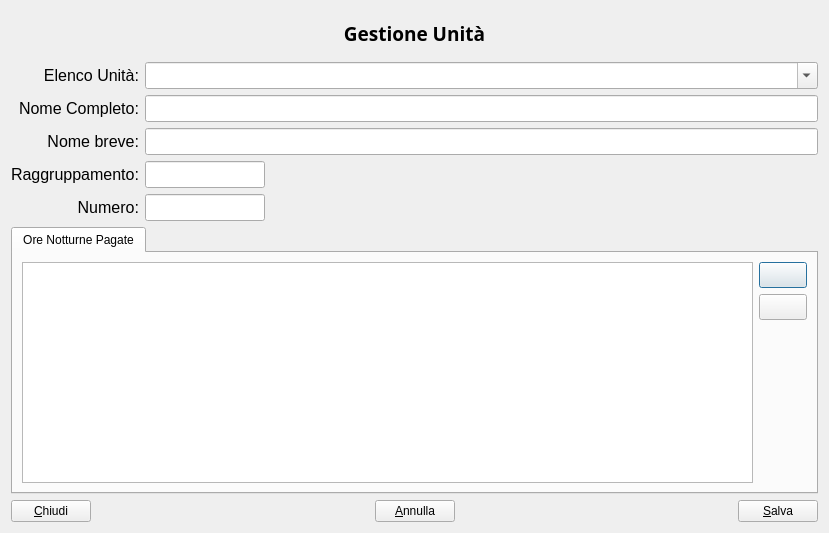
<?xml version="1.0" encoding="UTF-8"?>
<ui version="4.0">
 <class>ManageUnits</class>
 <widget class="QDialog" name="ManageUnits">
  <property name="geometry">
   <rect>
    <x>0</x>
    <y>0</y>
    <width>829</width>
    <height>533</height>
   </rect>
  </property>
  <property name="windowTitle">
   <string>Gestione Unità</string>
  </property>
  <layout class="QVBoxLayout" name="verticalLayout_2">
   <item>
    <layout class="QGridLayout" name="gridLayout">
     <item row="3" column="0">
      <widget class="QLabel" name="label_5">
       <property name="sizePolicy">
        <sizepolicy hsizetype="Preferred" vsizetype="Preferred">
         <horstretch>0</horstretch>
         <verstretch>0</verstretch>
        </sizepolicy>
       </property>
       <property name="font">
        <font>
         <pointsize>12</pointsize>
        </font>
       </property>
       <property name="text">
        <string>Nome breve:</string>
       </property>
       <property name="alignment">
        <set>Qt::AlignRight|Qt::AlignTrailing|Qt::AlignVCenter</set>
       </property>
      </widget>
     </item>
     <item row="1" column="0">
      <widget class="QLabel" name="label">
       <property name="sizePolicy">
        <sizepolicy hsizetype="Preferred" vsizetype="Preferred">
         <horstretch>0</horstretch>
         <verstretch>0</verstretch>
        </sizepolicy>
       </property>
       <property name="font">
        <font>
         <pointsize>12</pointsize>
        </font>
       </property>
       <property name="text">
        <string>Elenco Unità:</string>
       </property>
       <property name="alignment">
        <set>Qt::AlignRight|Qt::AlignTrailing|Qt::AlignVCenter</set>
       </property>
      </widget>
     </item>
     <item row="4" column="0">
      <widget class="QLabel" name="label_3">
       <property name="sizePolicy">
        <sizepolicy hsizetype="Fixed" vsizetype="Preferred">
         <horstretch>0</horstretch>
         <verstretch>0</verstretch>
        </sizepolicy>
       </property>
       <property name="font">
        <font>
         <pointsize>12</pointsize>
        </font>
       </property>
       <property name="text">
        <string>Raggruppamento:</string>
       </property>
      </widget>
     </item>
     <item row="1" column="1" colspan="3">
      <widget class="SearchComboBox" name="unitaComboBox">
       <property name="sizePolicy">
        <sizepolicy hsizetype="MinimumExpanding" vsizetype="Fixed">
         <horstretch>0</horstretch>
         <verstretch>0</verstretch>
        </sizepolicy>
       </property>
       <property name="font">
        <font>
         <pointsize>12</pointsize>
        </font>
       </property>
       <property name="toolTip">
        <string>Elenco Unità Operative</string>
       </property>
       <property name="editable">
        <bool>true</bool>
       </property>
      </widget>
     </item>
     <item row="5" column="1">
      <widget class="QLineEdit" name="unitaNumLE">
       <property name="maximumSize">
        <size>
         <width>120</width>
         <height>16777215</height>
        </size>
       </property>
       <property name="font">
        <font>
         <pointsize>12</pointsize>
         <weight>75</weight>
         <bold>true</bold>
        </font>
       </property>
       <property name="readOnly">
        <bool>true</bool>
       </property>
      </widget>
     </item>
     <item row="5" column="2" colspan="2">
      <spacer name="horizontalSpacer_2">
       <property name="orientation">
        <enum>Qt::Horizontal</enum>
       </property>
       <property name="sizeHint" stdset="0">
        <size>
         <width>378</width>
         <height>20</height>
        </size>
       </property>
      </spacer>
     </item>
     <item row="4" column="1">
      <widget class="QLineEdit" name="raggrLE">
       <property name="maximumSize">
        <size>
         <width>120</width>
         <height>16777215</height>
        </size>
       </property>
       <property name="font">
        <font>
         <pointsize>12</pointsize>
         <weight>75</weight>
         <bold>true</bold>
        </font>
       </property>
      </widget>
     </item>
     <item row="4" column="2" colspan="2">
      <spacer name="horizontalSpacer">
       <property name="orientation">
        <enum>Qt::Horizontal</enum>
       </property>
       <property name="sizeHint" stdset="0">
        <size>
         <width>378</width>
         <height>20</height>
        </size>
       </property>
      </spacer>
     </item>
     <item row="5" column="0">
      <widget class="QLabel" name="label_2">
       <property name="sizePolicy">
        <sizepolicy hsizetype="Preferred" vsizetype="Preferred">
         <horstretch>0</horstretch>
         <verstretch>0</verstretch>
        </sizepolicy>
       </property>
       <property name="font">
        <font>
         <pointsize>12</pointsize>
        </font>
       </property>
       <property name="text">
        <string>Numero:</string>
       </property>
       <property name="alignment">
        <set>Qt::AlignRight|Qt::AlignTrailing|Qt::AlignVCenter</set>
       </property>
      </widget>
     </item>
     <item row="3" column="1" colspan="3">
      <widget class="QLineEdit" name="unitaBreveLE">
       <property name="font">
        <font>
         <pointsize>12</pointsize>
         <weight>75</weight>
         <bold>true</bold>
        </font>
       </property>
      </widget>
     </item>
     <item row="0" column="0" colspan="4">
      <widget class="QWidget" name="confirmUnitaWidget" native="true">
       <layout class="QHBoxLayout" name="horizontalLayout">
        <item>
         <widget class="QLabel" name="label_6">
          <property name="font">
           <font>
            <family>ABeeZee</family>
            <pointsize>14</pointsize>
            <weight>75</weight>
            <bold>true</bold>
           </font>
          </property>
          <property name="text">
           <string>Gestione Unità</string>
          </property>
          <property name="alignment">
           <set>Qt::AlignCenter</set>
          </property>
         </widget>
        </item>
       </layout>
      </widget>
     </item>
     <item row="2" column="0">
      <widget class="QLabel" name="label_4">
       <property name="sizePolicy">
        <sizepolicy hsizetype="Preferred" vsizetype="Preferred">
         <horstretch>0</horstretch>
         <verstretch>0</verstretch>
        </sizepolicy>
       </property>
       <property name="font">
        <font>
         <pointsize>12</pointsize>
        </font>
       </property>
       <property name="text">
        <string>Nome Completo:</string>
       </property>
       <property name="alignment">
        <set>Qt::AlignRight|Qt::AlignTrailing|Qt::AlignVCenter</set>
       </property>
      </widget>
     </item>
     <item row="2" column="1" colspan="3">
      <widget class="QLineEdit" name="unitaNomeLE">
       <property name="font">
        <font>
         <pointsize>12</pointsize>
         <weight>75</weight>
         <bold>true</bold>
        </font>
       </property>
      </widget>
     </item>
    </layout>
   </item>
   <item>
    <widget class="QTabWidget" name="tabWidget_2">
     <property name="currentIndex">
      <number>0</number>
     </property>
     <widget class="QWidget" name="tab">
      <attribute name="title">
       <string>Ore Notturne Pagate</string>
      </attribute>
      <layout class="QHBoxLayout" name="horizontalLayout_19">
       <item>
        <widget class="QTableView" name="tableView"/>
       </item>
       <item>
        <layout class="QVBoxLayout" name="verticalLayout">
         <item>
          <widget class="QPushButton" name="addUnitaOrePagateButton">
           <property name="font">
            <font>
             <pointsize>11</pointsize>
            </font>
           </property>
           <property name="toolTip">
            <string>Aggiungi variazione ore notturne pagate</string>
           </property>
           <property name="text">
            <string/>
           </property>
           <property name="icon">
            <iconset resource="assets.qrc">
             <normaloff>:/icons/list-add.svg</normaloff>:/icons/list-add.svg</iconset>
           </property>
          </widget>
         </item>
         <item>
          <widget class="QPushButton" name="removeUnitaOrePagateButton">
           <property name="font">
            <font>
             <pointsize>11</pointsize>
            </font>
           </property>
           <property name="toolTip">
            <string>Rimuovi variazione ore notturne pagate</string>
           </property>
           <property name="text">
            <string/>
           </property>
           <property name="icon">
            <iconset resource="assets.qrc">
             <normaloff>:/icons/list-remove.svg</normaloff>:/icons/list-remove.svg</iconset>
           </property>
          </widget>
         </item>
         <item>
          <spacer name="verticalSpacer_2">
           <property name="orientation">
            <enum>Qt::Vertical</enum>
           </property>
           <property name="sizeHint" stdset="0">
            <size>
             <width>20</width>
             <height>18</height>
            </size>
           </property>
          </spacer>
         </item>
        </layout>
       </item>
      </layout>
     </widget>
    </widget>
   </item>
   <item>
    <layout class="QHBoxLayout" name="horizontalLayout_2">
     <item>
      <widget class="QPushButton" name="closeButton">
       <property name="text">
        <string>&amp;Chiudi</string>
       </property>
       <property name="icon">
        <iconset resource="assets.qrc">
         <normaloff>:/icons/dialog-close.svg</normaloff>:/icons/dialog-close.svg</iconset>
       </property>
      </widget>
     </item>
     <item>
      <spacer name="horizontalSpacer_5">
       <property name="orientation">
        <enum>Qt::Horizontal</enum>
       </property>
       <property name="sizeHint" stdset="0">
        <size>
         <width>40</width>
         <height>20</height>
        </size>
       </property>
      </spacer>
     </item>
     <item>
      <widget class="QPushButton" name="restoreButton">
       <property name="text">
        <string>&amp;Annulla</string>
       </property>
       <property name="icon">
        <iconset resource="assets.qrc">
         <normaloff>:/icons/kt-restore-defaults.svg</normaloff>:/icons/kt-restore-defaults.svg</iconset>
       </property>
      </widget>
     </item>
     <item>
      <spacer name="horizontalSpacer_6">
       <property name="orientation">
        <enum>Qt::Horizontal</enum>
       </property>
       <property name="sizeHint" stdset="0">
        <size>
         <width>40</width>
         <height>20</height>
        </size>
       </property>
      </spacer>
     </item>
     <item>
      <widget class="QPushButton" name="saveButton">
       <property name="text">
        <string>&amp;Salva</string>
       </property>
       <property name="icon">
        <iconset resource="assets.qrc">
         <normaloff>:/icons/dialog-ok-apply.svg</normaloff>:/icons/dialog-ok-apply.svg</iconset>
       </property>
      </widget>
     </item>
    </layout>
   </item>
  </layout>
 </widget>
 <customwidgets>
  <customwidget>
   <class>SearchComboBox</class>
   <extends>QComboBox</extends>
   <header>searchcombobox.h</header>
  </customwidget>
 </customwidgets>
 <resources>
  <include location="assets.qrc"/>
 </resources>
 <connections/>
</ui>
